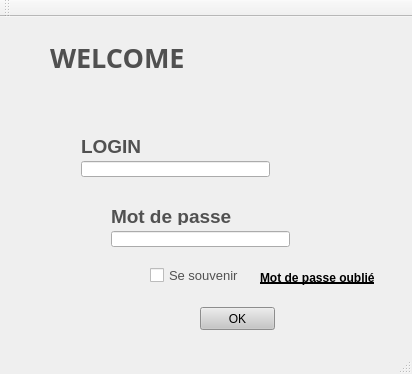
<?xml version="1.0" encoding="UTF-8"?>
<ui version="4.0">
 <class>MainWindow</class>
 <widget class="QMainWindow" name="MainWindow">
  <property name="geometry">
   <rect>
    <x>0</x>
    <y>0</y>
    <width>412</width>
    <height>374</height>
   </rect>
  </property>
  <property name="windowTitle">
   <string>MainWindow</string>
  </property>
  <property name="styleSheet">
   <string notr="true">background-image: url(:/res/image/vector-free-mariposa-with-sunflower-garden-illustration.jpg);</string>
  </property>
  <widget class="QWidget" name="centralWidget">
   <widget class="QPushButton" name="pushButton">
    <property name="geometry">
     <rect>
      <x>200</x>
      <y>290</y>
      <width>75</width>
      <height>23</height>
     </rect>
    </property>
    <property name="palette">
     <palette>
      <active>
       <colorrole role="WindowText">
        <brush brushstyle="SolidPattern">
         <color alpha="255">
          <red>0</red>
          <green>0</green>
          <blue>0</blue>
         </color>
        </brush>
       </colorrole>
       <colorrole role="Button">
        <brush brushstyle="SolidPattern">
         <color alpha="255">
          <red>198</red>
          <green>198</green>
          <blue>198</blue>
         </color>
        </brush>
       </colorrole>
       <colorrole role="Text">
        <brush brushstyle="SolidPattern">
         <color alpha="255">
          <red>0</red>
          <green>0</green>
          <blue>0</blue>
         </color>
        </brush>
       </colorrole>
       <colorrole role="ButtonText">
        <brush brushstyle="SolidPattern">
         <color alpha="255">
          <red>0</red>
          <green>0</green>
          <blue>0</blue>
         </color>
        </brush>
       </colorrole>
       <colorrole role="Base">
        <brush brushstyle="SolidPattern">
         <color alpha="255">
          <red>198</red>
          <green>198</green>
          <blue>198</blue>
         </color>
        </brush>
       </colorrole>
       <colorrole role="Window">
        <brush brushstyle="SolidPattern">
         <color alpha="255">
          <red>198</red>
          <green>198</green>
          <blue>198</blue>
         </color>
        </brush>
       </colorrole>
      </active>
      <inactive>
       <colorrole role="WindowText">
        <brush brushstyle="SolidPattern">
         <color alpha="255">
          <red>0</red>
          <green>0</green>
          <blue>0</blue>
         </color>
        </brush>
       </colorrole>
       <colorrole role="Button">
        <brush brushstyle="SolidPattern">
         <color alpha="255">
          <red>198</red>
          <green>198</green>
          <blue>198</blue>
         </color>
        </brush>
       </colorrole>
       <colorrole role="Text">
        <brush brushstyle="SolidPattern">
         <color alpha="255">
          <red>0</red>
          <green>0</green>
          <blue>0</blue>
         </color>
        </brush>
       </colorrole>
       <colorrole role="ButtonText">
        <brush brushstyle="SolidPattern">
         <color alpha="255">
          <red>0</red>
          <green>0</green>
          <blue>0</blue>
         </color>
        </brush>
       </colorrole>
       <colorrole role="Base">
        <brush brushstyle="SolidPattern">
         <color alpha="255">
          <red>198</red>
          <green>198</green>
          <blue>198</blue>
         </color>
        </brush>
       </colorrole>
       <colorrole role="Window">
        <brush brushstyle="SolidPattern">
         <color alpha="255">
          <red>198</red>
          <green>198</green>
          <blue>198</blue>
         </color>
        </brush>
       </colorrole>
      </inactive>
      <disabled>
       <colorrole role="WindowText">
        <brush brushstyle="SolidPattern">
         <color alpha="255">
          <red>0</red>
          <green>0</green>
          <blue>0</blue>
         </color>
        </brush>
       </colorrole>
       <colorrole role="Button">
        <brush brushstyle="SolidPattern">
         <color alpha="255">
          <red>198</red>
          <green>198</green>
          <blue>198</blue>
         </color>
        </brush>
       </colorrole>
       <colorrole role="Text">
        <brush brushstyle="SolidPattern">
         <color alpha="255">
          <red>0</red>
          <green>0</green>
          <blue>0</blue>
         </color>
        </brush>
       </colorrole>
       <colorrole role="ButtonText">
        <brush brushstyle="SolidPattern">
         <color alpha="255">
          <red>0</red>
          <green>0</green>
          <blue>0</blue>
         </color>
        </brush>
       </colorrole>
       <colorrole role="Base">
        <brush brushstyle="SolidPattern">
         <color alpha="255">
          <red>198</red>
          <green>198</green>
          <blue>198</blue>
         </color>
        </brush>
       </colorrole>
       <colorrole role="Window">
        <brush brushstyle="SolidPattern">
         <color alpha="255">
          <red>198</red>
          <green>198</green>
          <blue>198</blue>
         </color>
        </brush>
       </colorrole>
      </disabled>
     </palette>
    </property>
    <property name="styleSheet">
     <string notr="true">color: rgb(0, 0, 0);
background-color: rgb(198, 198, 198);</string>
    </property>
    <property name="text">
     <string>OK</string>
    </property>
   </widget>
   <widget class="QLabel" name="label_3">
    <property name="geometry">
     <rect>
      <x>260</x>
      <y>250</y>
      <width>131</width>
      <height>21</height>
     </rect>
    </property>
    <property name="font">
     <font>
      <pointsize>9</pointsize>
      <weight>75</weight>
      <bold>true</bold>
      <underline>true</underline>
     </font>
    </property>
    <property name="styleSheet">
     <string notr="true">color: rgb(0, 0, 0);</string>
    </property>
    <property name="text">
     <string>Mot de passe oublié</string>
    </property>
   </widget>
   <widget class="QWidget" name="layoutWidget">
    <property name="geometry">
     <rect>
      <x>100</x>
      <y>180</y>
      <width>201</width>
      <height>61</height>
     </rect>
    </property>
    <layout class="QVBoxLayout" name="verticalLayout_3">
     <item>
      <widget class="QLabel" name="label_2">
       <property name="font">
        <font>
         <family>Microsoft YaHei UI</family>
         <pointsize>14</pointsize>
         <weight>75</weight>
         <bold>true</bold>
        </font>
       </property>
       <property name="styleSheet">
        <string notr="true">
color: rgb(81, 81, 81);</string>
       </property>
       <property name="text">
        <string>Mot de passe</string>
       </property>
      </widget>
     </item>
     <item>
      <widget class="QLineEdit" name="lineEdit_2_mp">
       <property name="styleSheet">
        <string notr="true">alternate-background-color: rgb(0, 0, 0);
color: rgb(0, 0, 0);
color: rgb(0, 0, 0);</string>
       </property>
       <property name="echoMode">
        <enum>QLineEdit::Password</enum>
       </property>
      </widget>
     </item>
    </layout>
   </widget>
   <widget class="QWidget" name="layoutWidget_2">
    <property name="geometry">
     <rect>
      <x>70</x>
      <y>110</y>
      <width>211</width>
      <height>61</height>
     </rect>
    </property>
    <layout class="QVBoxLayout" name="verticalLayout_4">
     <item>
      <widget class="QLabel" name="label">
       <property name="font">
        <font>
         <family>Microsoft YaHei UI</family>
         <pointsize>14</pointsize>
         <weight>75</weight>
         <bold>true</bold>
        </font>
       </property>
       <property name="styleSheet">
        <string notr="true">color: rgb(81, 81, 81);</string>
       </property>
       <property name="text">
        <string>LOGIN</string>
       </property>
      </widget>
     </item>
     <item>
      <widget class="QLineEdit" name="lineEdit_login">
       <property name="styleSheet">
        <string notr="true">color: rgb(0, 0, 0);</string>
       </property>
      </widget>
     </item>
    </layout>
   </widget>
   <widget class="QCheckBox" name="checkBox">
    <property name="geometry">
     <rect>
      <x>150</x>
      <y>250</y>
      <width>101</width>
      <height>16</height>
     </rect>
    </property>
    <property name="font">
     <font>
      <pointsize>10</pointsize>
     </font>
    </property>
    <property name="styleSheet">
     <string notr="true">color: rgb(81, 81, 81);</string>
    </property>
    <property name="text">
     <string>Se souvenir</string>
    </property>
   </widget>
   <widget class="QLabel" name="animation">
    <property name="geometry">
     <rect>
      <x>50</x>
      <y>20</y>
      <width>151</width>
      <height>41</height>
     </rect>
    </property>
    <property name="font">
     <font>
      <family>Microsoft YaHei</family>
      <pointsize>20</pointsize>
      <weight>75</weight>
      <bold>true</bold>
      <underline>false</underline>
      <strikeout>false</strikeout>
     </font>
    </property>
    <property name="styleSheet">
     <string notr="true">color: rgb(80, 80, 80);</string>
    </property>
    <property name="text">
     <string>WELCOME</string>
    </property>
    <property name="textFormat">
     <enum>Qt::PlainText</enum>
    </property>
   </widget>
  </widget>
  <widget class="QMenuBar" name="menuBar">
   <property name="geometry">
    <rect>
     <x>0</x>
     <y>0</y>
     <width>412</width>
     <height>20</height>
    </rect>
   </property>
  </widget>
  <widget class="QToolBar" name="mainToolBar">
   <attribute name="toolBarArea">
    <enum>TopToolBarArea</enum>
   </attribute>
   <attribute name="toolBarBreak">
    <bool>false</bool>
   </attribute>
  </widget>
  <widget class="QStatusBar" name="statusBar"/>
 </widget>
 <layoutdefault spacing="6" margin="11"/>
 <resources/>
 <connections/>
</ui>
